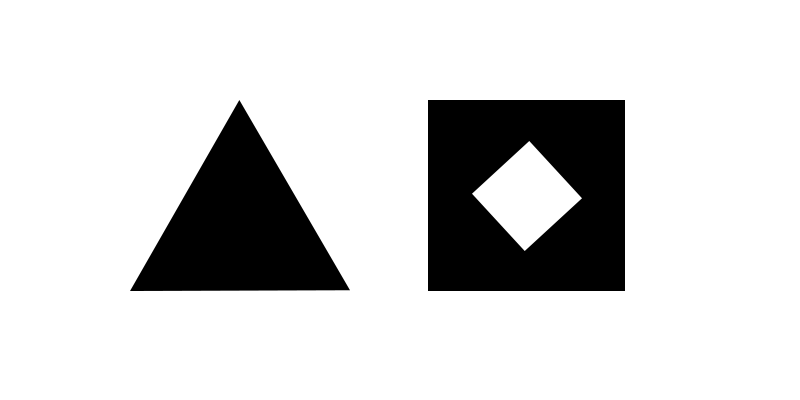
#> input picture filtro_pontual/images/Shapes.png, 800 x 400 px, found by its file name
$ python filtroPontual_YIQ.py
#> lines starting #> are read from the running program, lines starting #| are printed output that depends on the picture
import cv2
import numpy as np
from PIL import Image

def rgb_to_yiq(r, g, b):
    y = r*0.299 + g*0.587 + b*0.114
    i = r*0.596 - g*0.274 - b*0.322
    q = r*0.211 - g*0.523 - b*0.312

    return y, i, q

def yiq_to_rgb(yiq):
    r = yiq[0] + yiq[1]*0.956 + yiq[2]*0.621
    g = yiq[0] - yiq[1]*0.272 - yiq[2]*0.647
    b = yiq[0] - yiq[1]*1.106 + yiq[2]*1.703

    if r < 0:
        r  = 0

    elif r > 255:
        r = 255

    if g < 0:
        g  = 0

    elif g > 255:
        g = 255

    if b < 0:
        b  = 0

    elif b > 255:
        b = 255

    return round(r), round(g), round(b)

#Carrega a imagem
# imagem = cv2.imread('imagens/arara_dis.jpeg')
imagem = cv2.imread('imagens/Shapes.png')
#> imagem is the input picture: shape (400, 800, 3); min 0, max 255, mean 213.1
# imagem = cv2.imread('imagens/testpat.1k.color2.tif')

#Verifica se a imagem foi carregada corretamente
if imagem is None:
    print('Erro ao carregar a imagem')
else:
    # Exibe as dimensões da imagem
    altura, largura, canais = imagem.shape
#> altura = 400; largura = 800; canais = 3
    print('Dimensões da imagem:', altura, 'x', largura)
#| Dimensões da imagem: 400 x 800

    # Converte a imagem para uma matriz numpy
    matriz_imagem = imagem

#Separando a imagem em matrizes por canal de cor
b, g , r = cv2.split(matriz_imagem)

yiq = []
new_rgb = []

#Inicializando a matriz que guardara o novos valores de R G B da imagem
new_matriz = matriz_imagem

#Loop que fará o filtro percorrer toda a imagem
for x in range(altura):
    for j in range(largura):
        yiq = rgb_to_yiq(r[x][j], g[x][j], b[x][j])

        #Alterando valor do canal Y
        if yiq[0] > 0 and yiq[0] <= 128:
            new_y = 2 * yiq[0]
            if new_y > 255:
                new_y = 255

        elif yiq[0] > 128 and yiq[0] < 255:
            new_y = yiq[0]/2

        else:
            new_y = 0

        new_rgb = yiq_to_rgb(yiq)

        #Atribui os novos valores ao canais
        new_matriz[x][j] = int(new_rgb[0]) , int(new_rgb[1]), int(new_rgb[2])
#> this loop made 400 passes
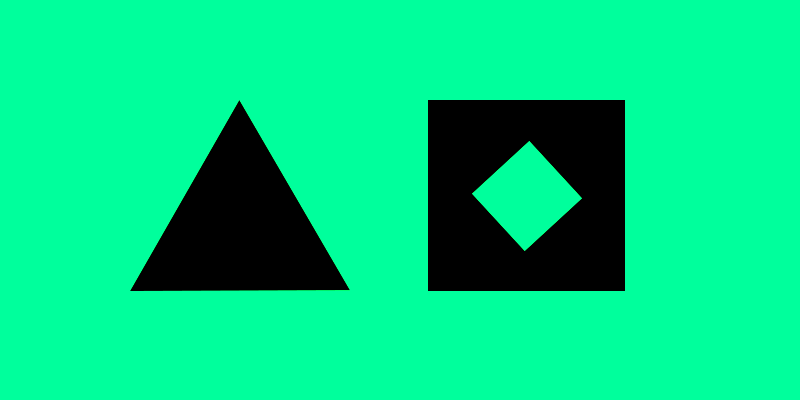
#> new_matriz: shape (400, 800, 3); mean B, G, R 130.4, 213.2, 0

#Criando a imagem filtrada a partir da matriz
new_imagem = Image.fromarray(new_matriz)
# new_imagem.save('imagens_filtradas/arara_pontual.jpeg')
new_imagem.save('imagens_filtradas/Shapes_pontual_YIQ.png')
# new_imagem.save('imagens_filtradas/testpat.1k.color2_pontual.tif')
